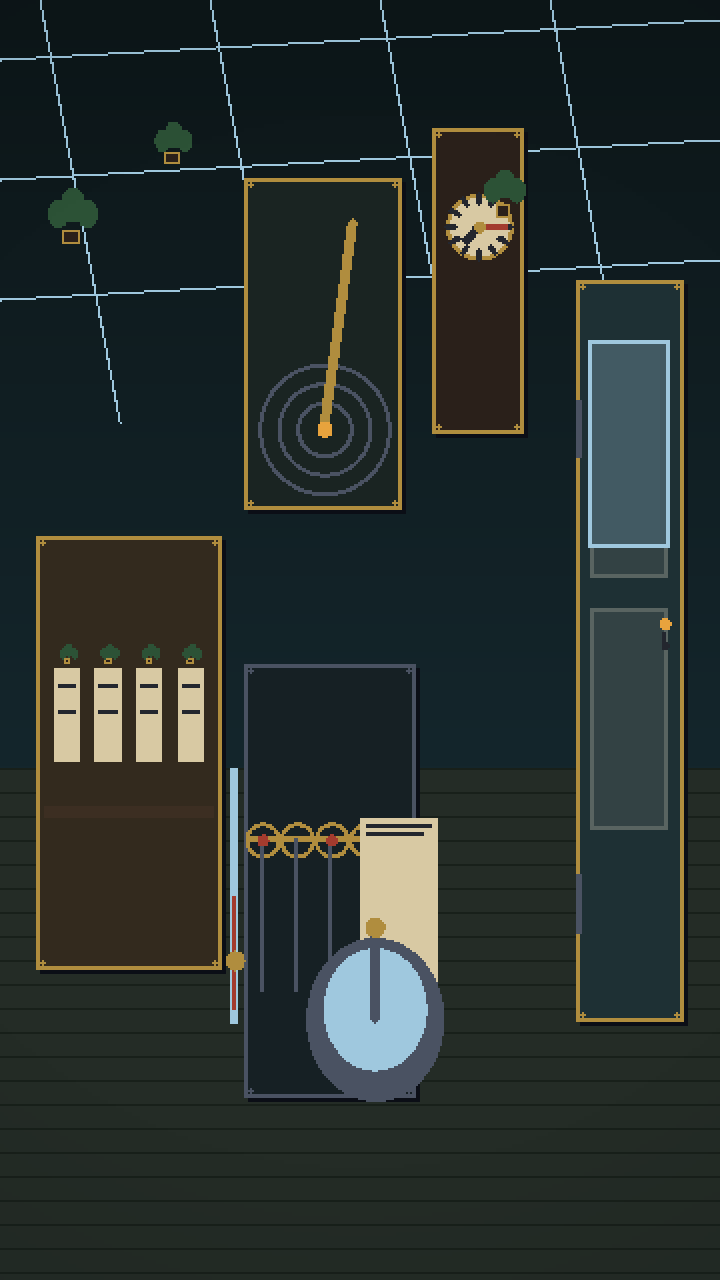
#> input picture assets/art/rooms/room_conservatory.png, 720 x 1280 px; its folder holds 4 pictures in this run
$ python optimize_art.py ../assets/art/rooms out
#> lines starting #> are read from the running program, lines starting #| are printed output that depends on the picture
#!/usr/bin/env python3
"""Convert master rasters to budgeted WebP runtime assets.

Usage: python3 tool/optimize_art.py INPUT_DIR OUTPUT_DIR [--quality 80]

Masters stay outside the app bundle. Output files keep their base names with
a .webp extension. Room layers are resized to 1080x1920 (9:16).
"""

from __future__ import annotations

import argparse
from pathlib import Path

from PIL import Image

ROOM_SIZE = (1080, 1920)


def main() -> None:
    parser = argparse.ArgumentParser()
    parser.add_argument("input_dir", type=Path)
    parser.add_argument("output_dir", type=Path)
    parser.add_argument("--quality", type=int, default=80)
    args = parser.parse_args()

    args.output_dir.mkdir(parents=True, exist_ok=True)
    for source in sorted(args.input_dir.iterdir()):
        if source.suffix.lower() not in {".png", ".jpg", ".jpeg"}:
            continue
        with Image.open(source) as im:
#> im is the input picture: PIL image 720x1280 RGBA; mean R, G, B, A 39.3, 47.5, 44.6, 255
            image = im.convert("RGBA" if "A" in im.getbands() else "RGB")
            if "/rooms/" in str(args.output_dir) or "room_" in source.stem:
                image = image.resize(ROOM_SIZE, Image.LANCZOS)
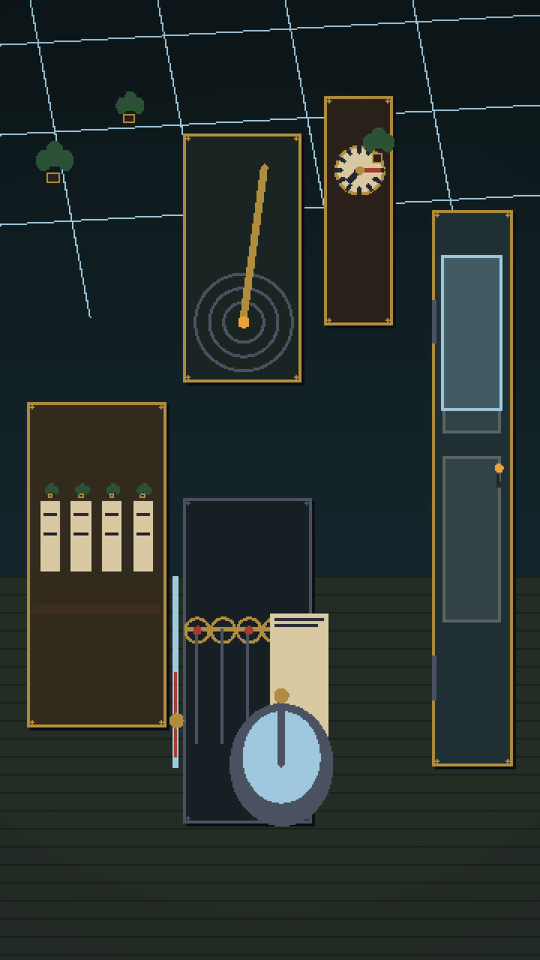
#> image: PIL image 1080x1920 RGBA (shown at 1/2 size); mean R, G, B, A 39.3, 47.5, 44.6, 255
            target = args.output_dir / f"{source.stem}.webp"
            image.save(target, "WEBP", quality=args.quality, method=6)
            print(f"{source.name} -> {target.name} ({target.stat().st_size // 1024} KB)")
#> pass 2 of the loop in main, `for source in sorted(args.input_dir.iterdir()):`:
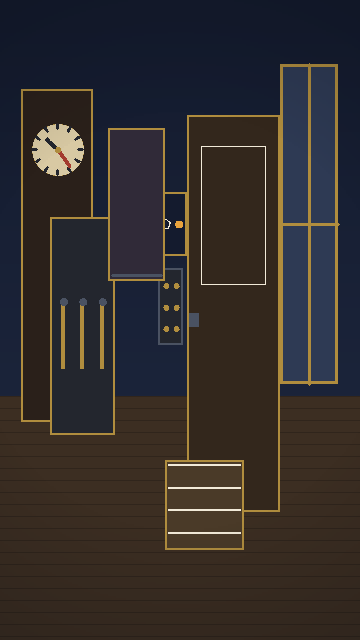
#> input picture assets/art/rooms/room_entrance.png, 360 x 640 px
#> in main, im is the input picture: PIL image 360x640 RGBA; mean R, G, B, A 50.3, 45, 43.6, 255
#> in main, `image = image.resize(ROOM_SIZE, Image.LANCZOS)`:
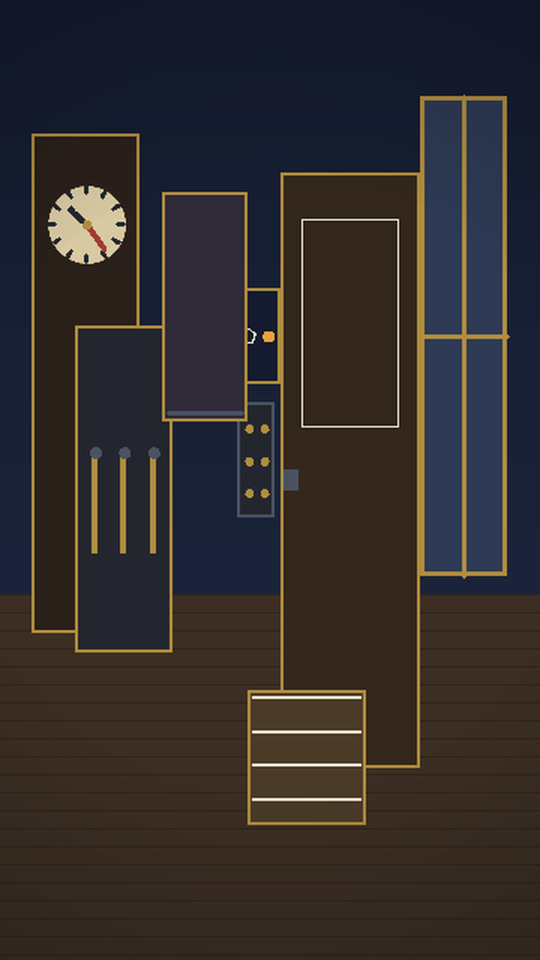
#> image: PIL image 1080x1920 RGBA (shown at 1/2 size); mean R, G, B, A 50.3, 44.9, 43.6, 255


if __name__ == "__main__":
    main()
